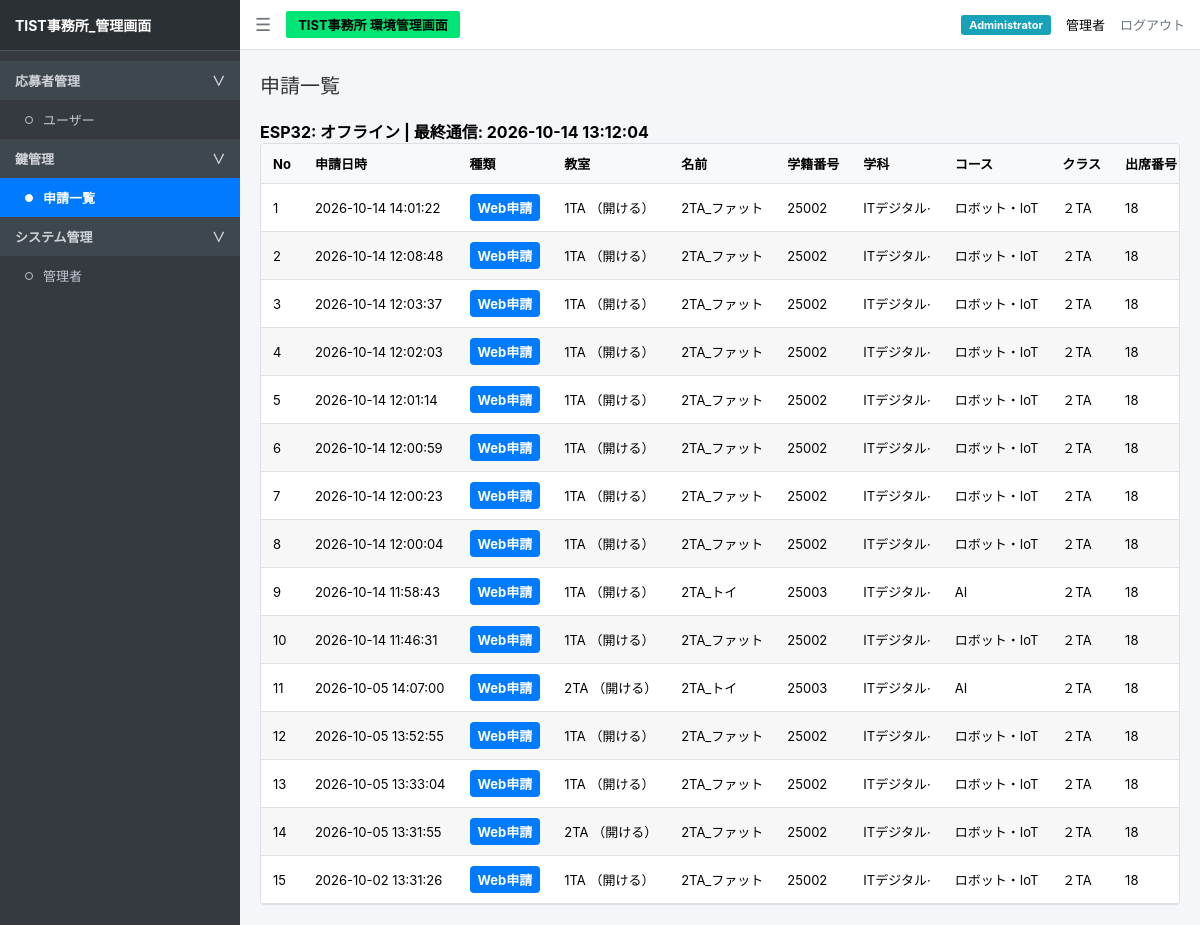
The app's page /admin (signed in) with its own data.
### tables this page shows
CREATE TABLE managers (
            id INTEGER PRIMARY KEY AUTOINCREMENT,
            username TEXT UNIQUE NOT NULL,
            password TEXT,
            name TEXT NOT NULL,
            email TEXT,
            role TEXT NOT NULL,
            status TEXT NOT NULL
        , phone TEXT, student_id TEXT, discord_id TEXT, department TEXT, school_class TEXT);

CREATE TABLE requests (
            id INTEGER PRIMARY KEY AUTOINCREMENT,
            student_id TEXT,
            key TEXT,
            action TEXT,
            status TEXT,
            time TEXT
        , approved_at TEXT, executed_at TEXT, execution_status TEXT, source TEXT NOT NULL DEFAULT 'Web申請', guest_name TEXT);

CREATE TABLE students (
            student_id TEXT PRIMARY KEY,
            name TEXT,
            department TEXT,
            course TEXT,
            class TEXT,
            number INTEGER
        );

### app.py (the view)
@app.route("/admin")
def admin():
    if not session.get("logged_in"):
        return redirect("/login")
    conn = sqlite3.connect(app.config["DATABASE"])
    conn.row_factory = sqlite3.Row
    cur = conn.cursor()
    cur.execute("""
        SELECT r.id, r.student_id, r.key, r.action, r.status, r.time, r.source, r.execution_status,
               COALESCE(NULLIF(r.guest_name, ''), s.name) AS name, s.department, s.course, s.class, s.number
        FROM requests r
        LEFT JOIN students s ON r.student_id = s.student_id
        WHERE r.status='申請中'
        ORDER BY r.time DESC
    """)
    pending_rows = cur.fetchall()
    cur.execute("""
        SELECT r.id, r.student_id, r.key, r.action, r.status, r.time, r.source, r.execution_status,
               COALESCE(NULLIF(r.guest_name, ''), s.name) AS name, s.department, s.course, s.class, s.number
        FROM requests r
        LEFT JOIN students s ON r.student_id = s.student_id
        WHERE r.status!='申請中'
        ORDER BY r.time DESC
    """)
    done_rows = cur.fetchall()
    device_event = cur.execute("""SELECT event_at FROM access_events
        WHERE device_id='esp32-01' AND event_type='heartbeat'
        ORDER BY id DESC LIMIT 1""").fetchone()
    conn.close()
    last_seen = device_event['event_at'] if device_event else None
    device_online = bool(last_seen and
        (datetime.now() - datetime.strptime(last_seen, '%Y-%m-%d %H:%M:%S')).total_seconds() < 90)
    pending = [dict(row) for row in pending_rows]
    done = [dict(row) for row in done_rows]
    import secrets
    if 'csrf' not in session:
        session['csrf'] = secrets.token_hex(24)
    return render_template("admin.html", pending=pending, done=done, csrf=session['csrf'], device_online=device_online, last_seen=last_seen)

### app.py (called while the page is built)
def is_admin():
    return bool(session.get('logged_in') and session.get('role') in ADMIN_ROLES)

@app.before_request
def admin_access_control():
    if session.get('logged_in'):
        with sqlite3.connect(app.config['DATABASE']) as con:
            info = con.execute("SELECT status,role FROM managers WHERE id=?",(session.get('manager_id'),)).fetchone()
        if not info or info[0] != '有効' or info[1] != session.get('role') or not session.get('otp_verified'):
            session.clear()
            return redirect(url_for('login'))
    sensitive = ('/admin', '/users', '/approve/', '/reject/', '/delete/')
    if request.path.startswith(sensitive) and not is_admin():
        return redirect(url_for('login')) if not session.get('logged_in') else ('アクセス権限がありません。', 403)
    if request.path.startswith('/admin/managers') and session.get('role') != 'Administrator':
        return 'アクセス権限がありません。', 403

### templates/admin.html (shortened to what this page needs)
<!doctype html>
<html lang="ja">
  <head>
    <link
      rel="stylesheet"
      href="{{ url_for('static', filename='css/style.css') }}"
    />
  </head>
  <body>
    <div class="sidebar">
      <div class="sidebar-header">TIST事務所_管理画面</div>
      <ul class="sidebar-menu">
        <li
          class="menu-category"
          onclick="toggleSubmenu('applicant-menu', 'applicant-arrow')"
        >
          応募者管理
          <span id="applicant-arrow">∨</span>
        </li>
        <ul id="applicant-menu" class="submenu-list">
          <li>
            <a href="/users" class="menu-item">
              <span class="circle-icon"></span>
              ユーザー
            </a>
          </li>
        </ul>
        <li
          class="menu-category"
          onclick="toggleSubmenu('key-menu', 'key-arrow')"
        >
          鍵管理
          <span id="key-arrow">∨</span>
        </li>
        <ul id="key-menu" class="submenu-list">
          <li>
            <a href="/admin" class="menu-item active">
              <span class="circle-icon"></span>
              申請一覧
            </a>
          </li>
        </ul>
        <li
          class="menu-category"
          onclick="toggleSubmenu('system-menu', 'system-arrow')"
        >
          システム管理
          <span id="system-arrow">∨</span>
        </li>
        <ul id="system-menu" class="submenu-list">
          <li>
            <a href="/admin/managers" class="menu-item">
              <span class="circle-icon"></span>
              管理者
            </a>
          </li>
        </ul>
      </ul>
    </div>
    <div class="main-wrapper">
      <div class="navbar">
        <div class="navbar-left">
          <span class="menu-toggle"> ☰ </span>
          <span class="badge-green"> TIST事務所 環境管理画面 </span>
        </div>
        <div class="navbar-right">
          <span class="badge-admin"> {{ session.get("role", "") }} </span>
          <span> {{ session.get("name", "") }} </span>
          <a href="/logout" class="logout-btn"> ログアウト </a>
        </div>
      </div>
      <div class="content">
        <h2 class="page-title">申請一覧</h2>
        <p id="esp32-status" style="font-weight:bold">ESP32: {{ 'オンライン' if device_online else 'オフライン' }} | 最終通信: {{ last_seen or '記録なし' }}</p>
        <div class="table-wrap">
          <table class="request-table">
            <thead>
              <tr>
                <th>No</th>
                <th>申請日時</th>
                <th>種類</th>
                <th>教室</th>
                <th>名前</th>
                <th>学籍番号</th>
                <th>学科</th>
                <th>コース</th>
                <th>クラス</th>
                <th>出席番号</th>
              </tr>
            </thead>
            <tbody>
              {% for item in done %}
              <tr>
                <td>{{ pending|length + loop.index }}</td>
                <td>{{ item.time }}</td>
                <td>
                  {% if item.source == 'カード' %}
                    <span class="type-card">カード</span>
                  {% else %}
                    <span class="type-web">Web申請</span>
                  {% endif %}
                </td>
                <td>{{ item.key }} （{{ item.action }}）</td>
                <td>{{ item.name }}</td>
                <td>{{ item.student_id }}</td>
                <td>{{ item.department }}</td>
                <td>{{ item.course }}</td>
                <td>{{ item.class }}</td>
                <td>{{ item.number }}</td>
              </tr>
              {% endfor %}
            </tbody>
          </table>
        </div>
      </div>
    </div>
  </body>
</html>

### static/css/style.css (style rules this page uses)
* { box-sizing: border-box; margin: 0; padding: 0; }
body { font-family: -apple-system, BlinkMacSystemFont, "Segoe UI", Roboto, "Helvetica Neue", Arial, sans-serif; background-color: #f4f6f9; display: flex; height: 100vh; overflow: hidden; }
.sidebar { width: 240px; background-color: #343a40; color: #c2c7d0; display: flex; flex-direction: column; flex-shrink: 0; }
.sidebar-header { padding: 15px; font-size: 14px; font-weight: bold; color: #ffffff; background-color: #2b3035; border-bottom: 1px solid #4b545c; }
.sidebar-menu { list-style: none; padding: 10px 0; overflow-y: auto; }
.menu-category { padding: 10px 15px; font-size: 13px; font-weight: bold; color: #d0d4da; background-color: #3f474e; display: flex; justify-content: space-between; align-items: center; cursor: pointer; user-select: none; }
.menu-item { padding: 10px 15px 10px 25px; font-size: 13px; cursor: pointer; display: flex; align-items: center; gap: 10px; color: #c2c7d0; text-decoration: none; transition: background-color 0.15s ease, color 0.15s ease; }
.menu-item.active { background-color: #007bff; color: #ffffff; font-weight: bold; }
.circle-icon { width: 8px; height: 8px; border: 1px solid #c2c7d0; border-radius: 50%; display: inline-block; background-color: transparent; flex-shrink: 0; }
.menu-item.active .circle-icon { border-color: #ffffff; background-color: #ffffff; }
.submenu-list { list-style: none; padding: 0; margin: 0; }
.main-wrapper { flex: 1; display: flex; flex-direction: column; overflow: hidden; }
.navbar { height: 50px; background-color: #ffffff; border-bottom: 1px solid #dee2e6; display: flex; align-items: center; justify-content: space-between; padding: 0 15px; }
.navbar-left { display: flex; align-items: center; gap: 15px; }
.menu-toggle { font-size: 18px; cursor: pointer; color: #6c757d; }
.badge-green { background-color: #00e676; color: #000; padding: 4px 12px; font-weight: bold; font-size: 13px; border-radius: 2px; }
.navbar-right { display: flex; align-items: center; gap: 15px; font-size: 13px; }
.badge-admin { background-color: #17a2b8; color: #fff; padding: 3px 8px; border-radius: 3px; font-size: 11px; font-weight: bold; }
.logout-btn { color: #6c757d; text-decoration: none; }
.content { padding: 20px; overflow-y: auto; flex: 1; }
.page-title { font-size: 20px; font-weight: normal; margin-bottom: 20px; color: #333; }
.table-wrap { width: 100%; background: #ffffff; border: 1px solid #dcdfe3; border-radius: 4px; overflow-x: auto; }
.request-table { width: 100%; border-collapse: collapse; font-size: 13px; }
.request-table th { background-color: #f8f9fa; padding: 11px 10px; border-bottom: 1px solid #dee2e6; text-align: center; vertical-align: middle; white-space: nowrap; font-weight: bold; }
.request-table td { padding: 11px 10px; border-bottom: 1px solid #dee2e6; text-align: center; vertical-align: middle; white-space: nowrap; }
.request-table tbody tr:nth-child(even) { background-color: #f7f7f7; }

### templates/admin.html (style rules this page uses)
.table-wrap { width: 100%; background: #fff; border: 1px solid #dcdfe3; border-radius: 4px; overflow-x: auto; }
.request-table { width: 100%; border-collapse: collapse; table-layout: auto; font-size: 13px; }
.request-table th, .request-table td { padding: 10px 12px; border-bottom: 1px solid #dee2e6; text-align: left; vertical-align: middle; white-space: nowrap; }
.request-table th { background-color: #f8f9fa; font-weight: bold; }
.request-table tbody tr:nth-child(even) { background: #f7f7f7; }
.request-table th:first-child, .request-table td:first-child { width: 50px; }
.type-card, .type-web { display:inline-block; padding:4px 8px; border-radius:4px; color:#fff; font-weight:bold; }
.type-web { background:#007bff; }

### records on screen
managers: get "Administrator", get "管理者"
requests: index "1", time "2026-10-14 14:01:22", source "Web申請", key "1TA", action "開ける", name "2TA_ファット", student_id "25002", department "ITデジタル·", course "ロボット・IoT", class "２TA", number "18"
requests: index "2", time "2026-10-14 12:08:48", source "Web申請", key "1TA", action "開ける", name "2TA_ファット", student_id "25002", department "ITデジタル·", course "ロボット・IoT", class "２TA", number "18"
requests: index "3", time "2026-10-14 12:03:37", source "Web申請", key "1TA", action "開ける", name "2TA_ファット", student_id "25002", department "ITデジタル·", course "ロボット・IoT", class "２TA", number "18"
requests: index "4", time "2026-10-14 12:02:03", source "Web申請", key "1TA", action "開ける", name "2TA_ファット", student_id "25002", department "ITデジタル·", course "ロボット・IoT", class "２TA", number "18"
requests: index "5", time "2026-10-14 12:01:14", source "Web申請", key "1TA", action "開ける", name "2TA_ファット", student_id "25002", department "ITデジタル·", course "ロボット・IoT", class "２TA", number "18"
requests: index "6", time "2026-10-14 12:00:59", source "Web申請", key "1TA", action "開ける", name "2TA_ファット", student_id "25002", department "ITデジタル·", course "ロボット・IoT", class "２TA", number "18"
requests: index "7", time "2026-10-14 12:00:23", source "Web申請", key "1TA", action "開ける", name "2TA_ファット", student_id "25002", department "ITデジタル·", course "ロボット・IoT", class "２TA", number "18"
requests: index "8", time "2026-10-14 12:00:04", source "Web申請", key "1TA", action "開ける", name "2TA_ファット", student_id "25002", department "ITデジタル·", course "ロボット・IoT", class "２TA", number "18"
requests: index "9", time "2026-10-14 11:58:43", source "Web申請", key "1TA", action "開ける", name "2TA_トイ", student_id "25003", department "ITデジタル·", course "AI", class "２TA", number "18"
requests: index "10", time "2026-10-14 11:46:31", source "Web申請", key "1TA", action "開ける", name "2TA_ファット", student_id "25002", department "ITデジタル·", course "ロボット・IoT", class "２TA", number "18"
requests: index "11", time "2026-10-05 14:07:00", source "Web申請", key "2TA", action "開ける", name "2TA_トイ", student_id "25003", department "ITデジタル·", course "AI", class "２TA", number "18"
requests: index "12", time "2026-10-05 13:52:55", source "Web申請", key "1TA", action "開ける", name "2TA_ファット", student_id "25002", department "ITデジタル·", course "ロボット・IoT", class "２TA", number "18"
requests: index "13", time "2026-10-05 13:33:04", source "Web申請", key "1TA", action "開ける", name "2TA_ファット", student_id "25002", department "ITデジタル·", course "ロボット・IoT", class "２TA", number "18"
requests: index "14", time "2026-10-05 13:31:55", source "Web申請", key "2TA", action "開ける", name "2TA_ファット", student_id "25002", department "ITデジタル·", course "ロボット・IoT", class "２TA", number "18"
requests: index "15", time "2026-10-02 13:31:26", source "Web申請", key "1TA", action "開ける", name "2TA_ファット", student_id "25002", department "ITデジタル·", course "ロボット・IoT", class "２TA", number "18"
